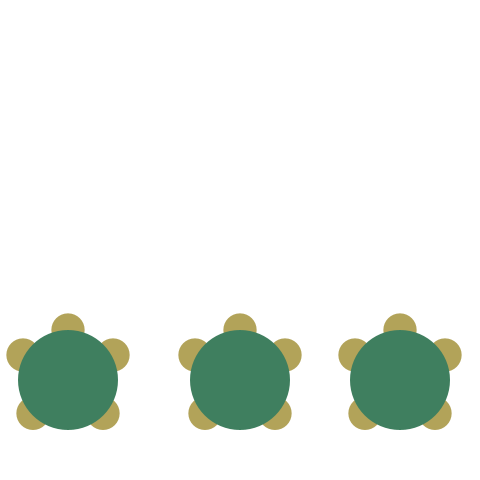
Frame 1 (no input)
Frame 60 (the mouse pressed at the canvas centre just before this capture): identical to frame 1, image omitted
Frame 120 (the mouse held since frame 60 and released just before this capture): identical to frame 1, image omitted

The Processing sketch that drew this single still picture (run headless with seeded random() and noise(); from frame 60 on, the mouse is pressed at the canvas centre):

// Processing sketch: lazyTurtles
// ── lazyTurtles.pde
final float turtleD  = 100;        // 亀の大きさ(甲羅の直径)
Turtle[] turtle;

void setup() {
  size(480, 480);
  noStroke();
  colorMode(HSB, 360, 100, 100);
  turtle =new Turtle[3];
  turtle[0] = new Turtle(turtleD, width / 7, height - turtleD);
  turtle[1] = new Turtle(turtleD, width / 2, height - turtleD);
  turtle[2] = new Turtle(turtleD, width / 1.2, height - turtleD);
}

void draw() {
  background(0, 0, 100);
  for (int i=0; i<3; i++) {
    turtle[i].drawFigure();
    turtle[i].move();
  }
}

class Turtle {
  final float vx0 = 0;
  final float vy0 = -0.3;
  float x;
  float y;
  float vx;
  float vy;
  float d;
  boolean touch;
  Shell shell;
  Head head;
  Foot[] foot;
  Turtle(float d, float x, float y) {  // 甲羅の直径と中心の初期位置
    this.d = d;
    this.x = x;
    this.y = y;
    vx = vx0;
    vy = vy0;
    head = new Head(d / 3, 0, - d / 2, x, y);
    shell = new Shell(d, 0, 0, x, y);
    foot=new Foot[4];
    /*for (int i=0; i<4; i++) {
     foot[i]=new Foot(d / 3, 0, - d / 2, x, y);
     }*/
    foot[0]=new Foot(d / 3, 45, - d / 4, x, y);
    foot[1]=new Foot(d / 3, -45, - d / 4, x, y);
    foot[2]=new Foot(d / 3, 35, d / 3, x, y);
    foot[3]=new Foot(d / 3, -35, d / 3, x, y);
  }
  void drawFigure() {
    head.drawFigure();                    // 頭を描画する
    for (int i=0; i<4; i++) {
      foot[i].drawFigure();               // 足を描画する
    }
    shell.drawFigure();                   // 甲羅を描画する
  }
  void move() {
    // 上端判定
    if (head.getTopY() < 0) {
      vy = 0;
    }
    //接触判定
    if (shell.touch()||head.touch()||foot[0].touch()||foot[1].touch()||foot[2].touch()||foot[3].touch()) {
      // 移動
      x += vx;
      y += vy;
      head.move(x, y);                    // 頭を移動する
      shell.move(x, y);                   // 甲羅を移動する
      for (int i=0; i<4; i++) {
        foot[i].move(x, y);               //足を移動する
      }
    }
  }
}

/** 甲羅 */
class Shell {
  float d;                 // 甲羅の直径
  float x;                 // 甲羅の中心のx座標
  float y;                 // 甲羅の中心のy座標
  float offsetX;           // 体の中心からのx方向のoffset
  float offsetY;           // 体の中心からのy方向のoffset
  Shell(float d, float offsetX, float offsetY, float baseX, float baseY) { //
    this.d = d;
    this.offsetX = offsetX;
    this.offsetY = offsetY;
    x = baseX + offsetX;
    y = baseY + offsetY;
  }
  boolean touch() {
    float dx = x - mouseX;
    float dy = y - mouseY;
    return dx * dx + dy * dy < d/2 * d/2;
  }
  void drawFigure() {
    fill(150, 50, 50);
    ellipse(x, y, d, d);
  }
  void move(float baseX, float baseY) {
    x = baseX + offsetX;
    y = baseY + offsetY;
  }
}

/** 頭 */
class Head {
  float d;                 // 頭の直径
  float x;                 // 頭の中心のx座標
  float y;                 // 頭の中心のy座標
  float offsetX;           // 体の中心からのx方向のoffset
  float offsetY;           // 体の中心からのy方向のoffset
  Head(float d, float offsetX, float offsetY, float baseX, float baseY) {
    this.d = d;
    this.offsetX = offsetX;
    this.offsetY = offsetY;
    x = baseX + offsetX;
    y = baseY + offsetY;
  }
  boolean touch() {
    float dx = x - mouseX;
    float dy = y - mouseY;
    return dx * dx + dy * dy < d/2 * d/2;
  }
  /** 頭頂のy座標を返す */
  float getTopY() {
    return y - d / 2;
  }
  void drawFigure() {
    fill(50, 50, 70);
    ellipse(x, y, d, d);
  }
  void move(float baseX, float baseY) {
    x = baseX + offsetX;
    y = baseY + offsetY;
  }
}

//足
class Foot {
  float d;                 // 足の直径
  float x;                 // 足の中心のx座標
  float y;                 // 足の中心のy座標
  float offsetX;           // 体の中心からのx方向のoffset
  float offsetY;           // 体の中心からのy方向のoffset
  Foot(float d, float offsetX, float offsetY, float baseX, float baseY) {
    this.d = d;
    this.offsetX = offsetX;
    this.offsetY = offsetY;
    x = baseX + offsetX;
    y = baseY + offsetY;
  }
  void drawFigure() {
    fill(50, 50, 70);
    ellipse(x, y, d, d);
  }
  void move(float baseX, float baseY) {
    x = baseX + offsetX;
    y = baseY + offsetY;
  }

  boolean touch() {
    float dx = x - mouseX;
    float dy = y - mouseY;
    return dx * dx + dy * dy < d/2 * d/2;
  }
}
